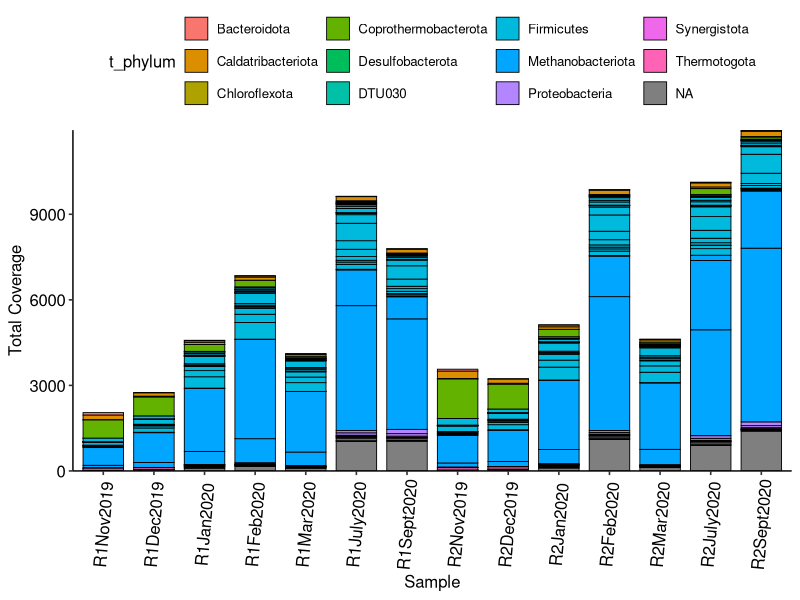
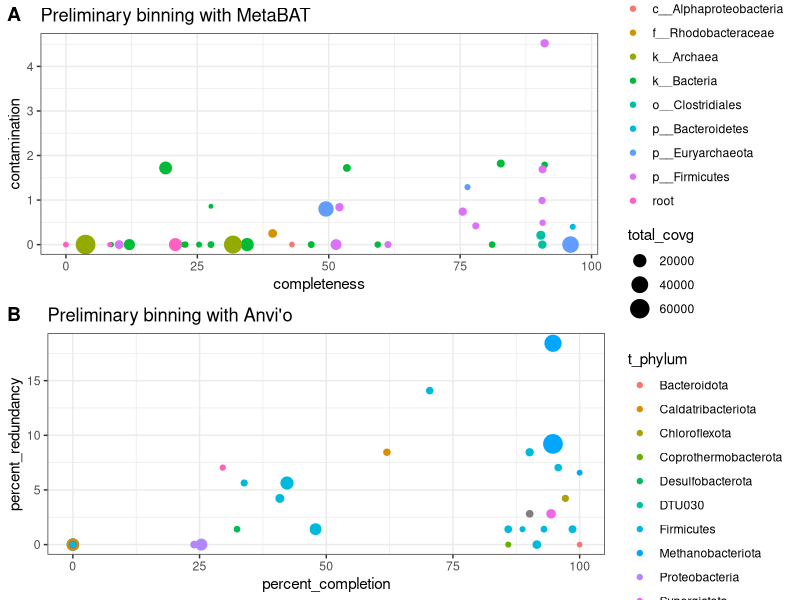
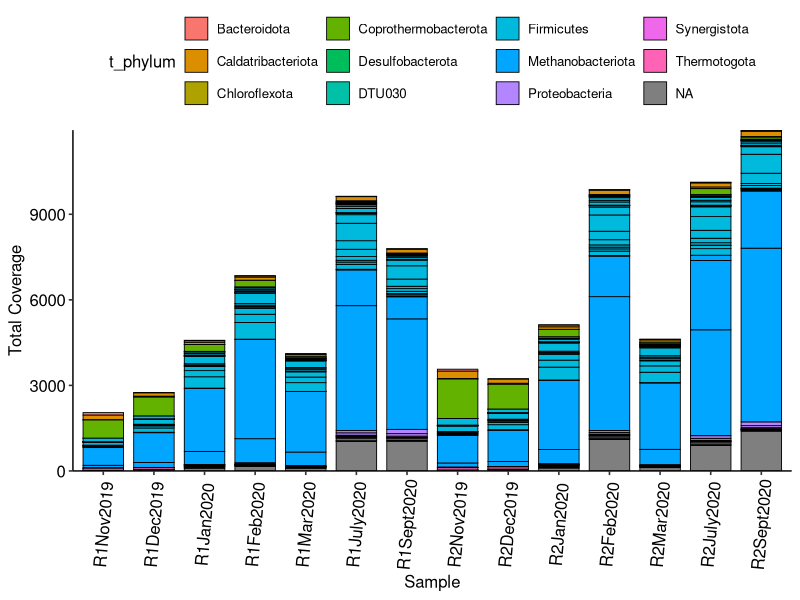

The R script that drew these images, in order:
library(tidyverse)
library(ggpubr)

#######################################
# Preliminary binning stats and coverage 
#######################################

# depth file of contigs
depth_file <- read_tsv("results/preliminary_binning/r2-nanopore-assembly-v1-depth.txt")

# preliminary metabat bins 
bins_contigs_file <- read_tsv("results/preliminary_binning/scaffolds-to-bins.tsv", col_names = FALSE)
colnames(bins_contigs_file) <- c("genomeName", "contigName")

checkm_results <- read_tsv("results/preliminary_binning/all-bins-checkm-parsed.tsv", col_names=FALSE)
colnames(checkm_results) <- c("genomeName", "lineage", "completeness", "contamination", "heterogeneity")

bins_depth_table <- left_join(bins_contigs_file, depth_file)

avg_depth <- bins_depth_table %>% 
  select(genomeName, contigName, contigLen, R2Sept2020.sorted.bam) %>% 
  group_by(genomeName) %>% 
  summarise(totalLen = sum(contigLen), total_covg = sum(R2Sept2020.sorted.bam), rel_abundance = mean(R2Sept2020.sorted.bam)) %>%
  arrange(desc(totalLen))

avg_depth_info <- left_join(checkm_results, avg_depth)

metabat_bins_plot <- avg_depth_info %>% ggplot(aes(x=completeness, y=contamination)) + 
  geom_point(aes(size=total_covg, color=lineage)) +
  theme_bw() + 
  ggtitle("Preliminary binning with MetaBAT")

#######################################
# Preliminary binning stats and coverage from anvi'o binning
#######################################

anvio_bins_stats <- read_tsv("results/preliminary_binning/anvio_binning/bins_summary.txt")
anvio_bins_scaffolds <- read_tsv("results/preliminary_binning/anvio_binning/scaffolds-to-bins.tsv", col_names = FALSE)
colnames(anvio_bins_scaffolds) <- c("bins", "contigName")
anvio_bins_scaffolds$bins <- gsub("-contigs", "", anvio_bins_scaffolds$bins)

anvio_bins_depth <- left_join(anvio_bins_scaffolds, depth_file)

anvio_sample_depth <- anvio_bins_depth %>% 
  select(bins, contigName, contigLen, R2Sept2020.sorted.bam) %>% 
  group_by(bins) %>% 
  summarise(totalLen = sum(contigLen), total_covg = sum(R2Sept2020.sorted.bam), rel_abundance = mean(R2Sept2020.sorted.bam)) %>% 
  arrange(desc(totalLen))

anvio_depth_info <- left_join(anvio_bins_stats, anvio_sample_depth)

anvio_bins_plot <- anvio_depth_info %>% 
  ggplot(aes(x=percent_completion, y=percent_redundancy)) + 
  geom_point(aes(size=total_covg, color=t_phylum)) +
  theme_bw() + 
  ggtitle("Preliminary binning with Anvi'o")

prelim_bins_qual <- ggarrange(metabat_bins_plot, anvio_bins_plot, ncol=1, labels=c("A", "B"))

ggsave("figures/preliminary-bins-qual-comps.png", prelim_bins_qual, width=20, height=25, units=c("cm"))

anvio_all_sample_depths <- anvio_bins_depth %>% 
  select(bins, ends_with("sorted.bam")) %>% 
  group_by(bins) %>% 
  summarise(across(where(is.numeric), mean)) %>% 
  pivot_longer(!bins, names_to="sample", values_to="covg") %>% 
  mutate(sample = gsub(".sorted.bam", "", sample))

anvio_all_samples_depths_info <- left_join(anvio_bins_stats, anvio_all_sample_depths)

anvio_all_samples_depths_info$sample <- factor(anvio_all_samples_depths_info$sample, levels=c("R1Nov2019", "R1Dec2019", "R1Jan2020", "R1Feb2020", "R1Mar2020", "R1July2020", "R1Sept2020", "R2Nov2019", "R2Dec2019", "R2Jan2020", "R2Feb2020", "R2Mar2020", "R2July2020", "R2Sept2020"))

anvio_bins_all_samples_depth_plot <- anvio_all_samples_depths_info %>% 
  ggplot(aes(x=as_factor(sample), y=covg, fill=t_phylum)) +
  geom_bar(stat="identity", color="black", size=0.3, width=0.8) +
  theme_pubr() +
  scale_y_continuous(expand=c(0,0)) + 
  theme(axis.text.x = element_text(angle = 85, vjust=0.5, hjust=0.5)) +
  xlab("Sample") + ylab("Total Coverage")

anvio_bins_all_samples_depth_plot
ggsave("figures/anvio-prelim-bins-all-samples-depth.png", anvio_bins_all_samples_depth_plot, width=20, height=15, units=c("cm"))
